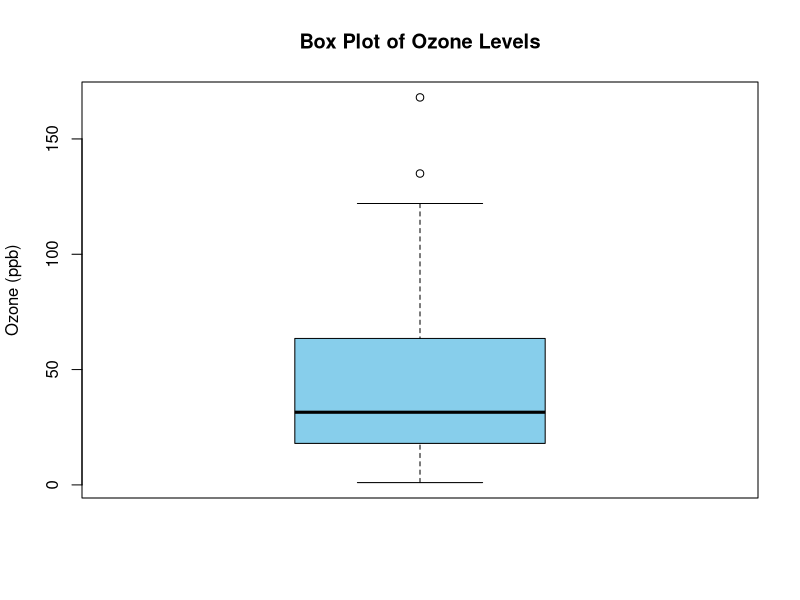
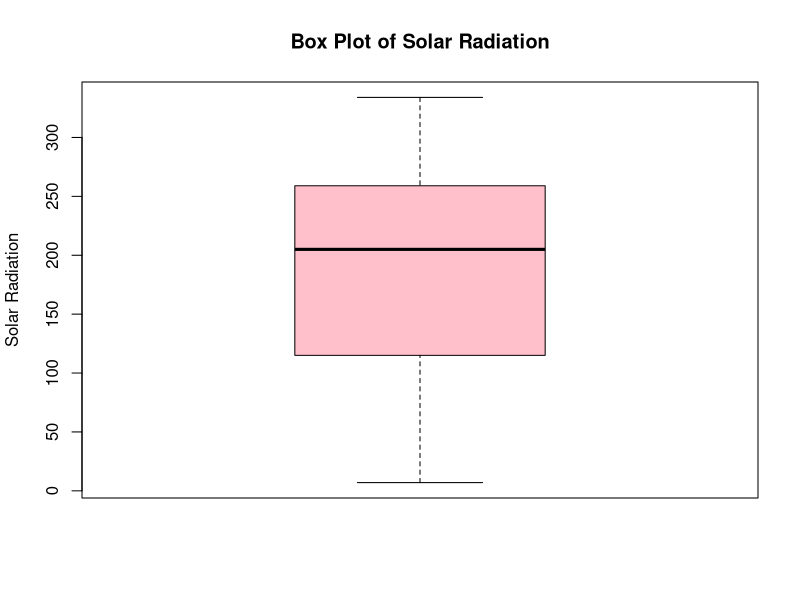
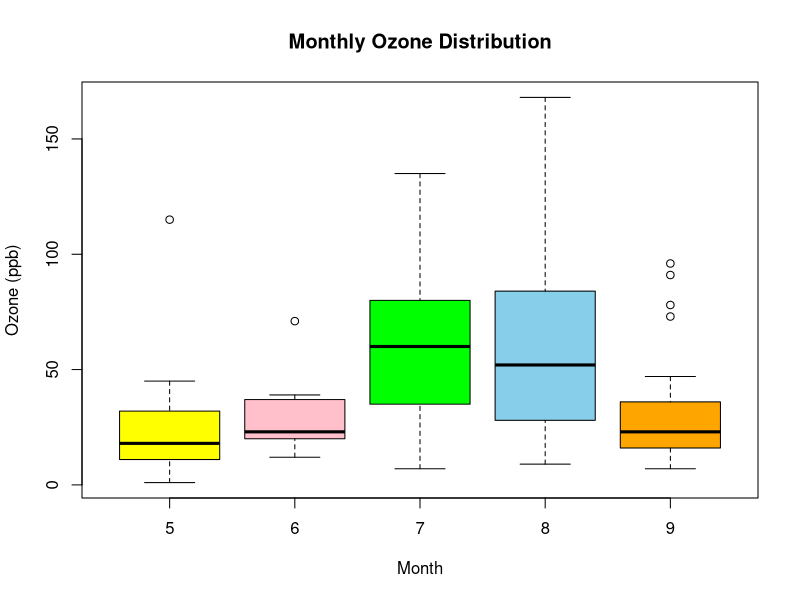
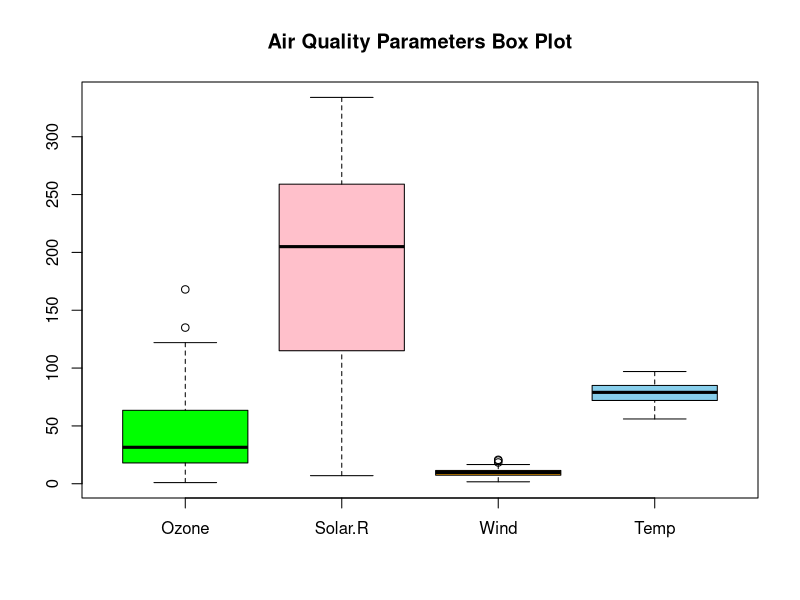
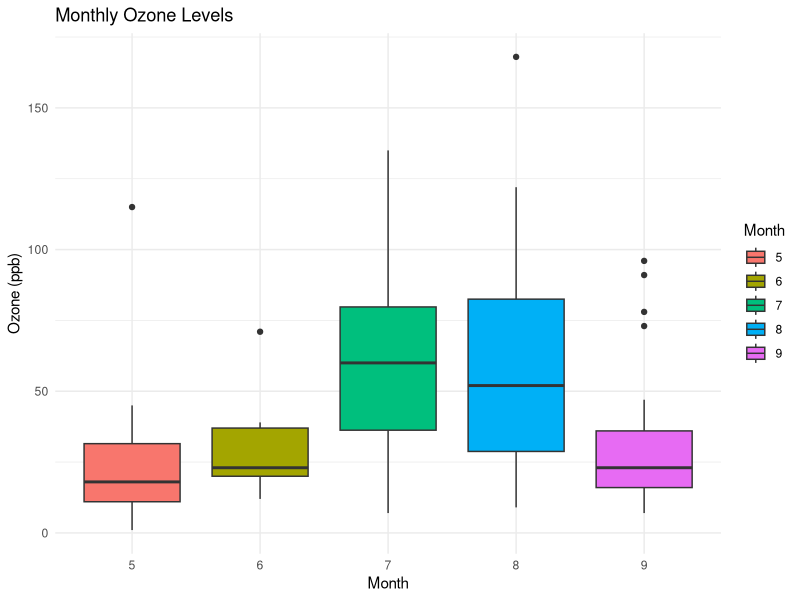
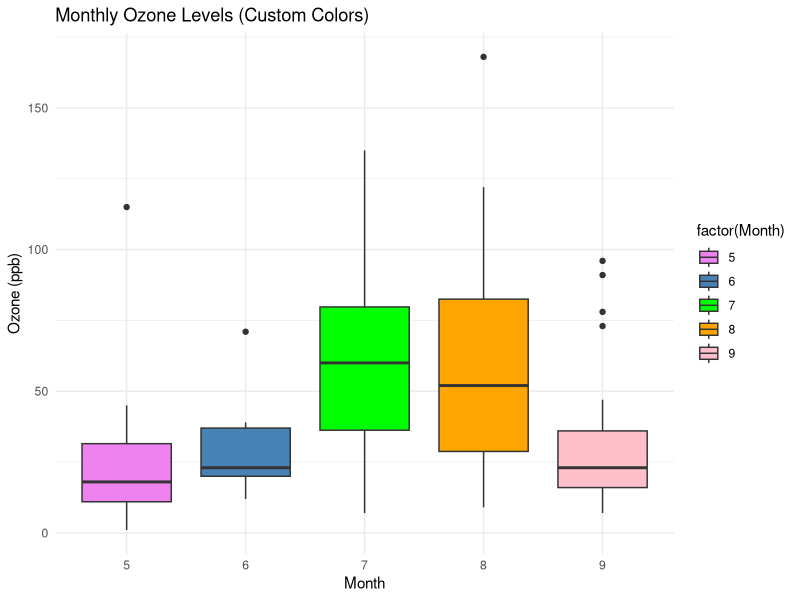

Source code (R) for these figures, in order:

#  Load dataset

data(airquality)

# Explore dataset
str(airquality)
View(airquality)
class(airquality)
?airquality



#  Basic Box Plot – Ozone
# (remove NA because airquality has missing values)

boxplot(airquality$Ozone,
        main = "Box Plot of Ozone Levels",
        ylab = "Ozone (ppb)",
        col = "skyblue",
        na.rm = TRUE)

#  Box Plot – Solar Radiation

boxplot(airquality$Solar.R,
        main = "Box Plot of Solar Radiation",
        ylab = "Solar Radiation",
        col = "pink",
        na.rm = TRUE)

# Grouped Box Plot – Ozone by Month

boxplot(Ozone ~ Month,
        data = airquality,
        main = "Monthly Ozone Distribution",
        xlab = "Month",
        ylab = "Ozone (ppb)",
        col = c("yellow","pink","green","skyblue","orange"),
        na.rm = TRUE)


#  Multiple Parameters Box Plot

boxplot(airquality[, c("Ozone","Solar.R","Wind","Temp")],
        main = "Air Quality Parameters Box Plot",
        col = c("green","pink","orange","skyblue"),
        na.rm = TRUE)

# ggplot2 Visualizations

library(ggplot2)

# Box plot using ggplot
ggplot(airquality,
       aes(x = factor(Month), y = Ozone, fill = factor(Month))) +
  geom_boxplot(na.rm = TRUE) +
  labs(
    title = "Monthly Ozone Levels",
    x = "Month",
    y = "Ozone (ppb)",
    fill = "Month"
  ) +
  theme_minimal()

#  Manual color pattern (attractive)

ggplot(airquality,
       aes(x = factor(Month), y = Ozone, fill = factor(Month))) +
  geom_boxplot(na.rm = TRUE) +
  scale_fill_manual(
    values = c(
      "5" = "violet",
      "6" = "steelblue",
      "7" = "green",
      "8" = "orange",
      "9" = "pink"
    )
  ) +
  labs(
    title = "Monthly Ozone Levels (Custom Colors)",
    x = "Month",
    y = "Ozone (ppb)"
  ) +
  theme_minimal()

